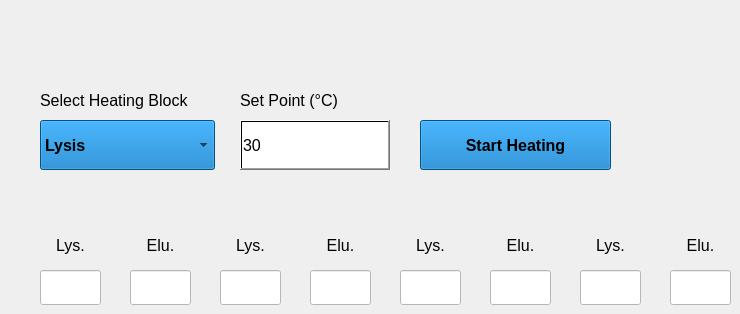
    <widget class="QWidget" name="page_31">
     <widget class="QLabel" name="label_115">
      <property name="geometry">
       <rect>
        <x>680</x>
        <y>230</y>
        <width>41</width>
        <height>31</height>
       </rect>
      </property>
      <property name="font">
       <font>
        <pointsize>12</pointsize>
       </font>
      </property>
      <property name="styleSheet">
       <string notr="true">background:rgba(0, 0, 0,0);
color:rgb(0, 0, 0)</string>
      </property>
      <property name="text">
       <string>Elu.</string>
      </property>
      <property name="alignment">
       <set>Qt::AlignCenter</set>
      </property>
     </widget>
     <widget class="QLineEdit" name="lineEdit_160">
      <property name="geometry">
       <rect>
        <x>400</x>
        <y>270</y>
        <width>61</width>
        <height>35</height>
       </rect>
      </property>
      <property name="font">
       <font>
        <pointsize>12</pointsize>
       </font>
      </property>
      <property name="styleSheet">
       <string notr="true">background:rgb(255, 255, 255)</string>
      </property>
      <property name="text">
       <string/>
      </property>
      <property name="alignment">
       <set>Qt::AlignCenter</set>
      </property>
     </widget>
     <widget class="QLabel" name="label_116">
      <property name="geometry">
       <rect>
        <x>230</x>
        <y>230</y>
        <width>41</width>
        <height>31</height>
       </rect>
      </property>
      <property name="font">
       <font>
        <pointsize>12</pointsize>
       </font>
      </property>
      <property name="styleSheet">
       <string notr="true">background:rgba(0, 0, 0,0);
color:rgb(0, 0, 0)</string>
      </property>
      <property name="text">
       <string>Lys.</string>
      </property>
      <property name="alignment">
       <set>Qt::AlignCenter</set>
      </property>
     </widget>
     <widget class="QLineEdit" name="lineEdit_161">
      <property name="geometry">
       <rect>
        <x>490</x>
        <y>270</y>
        <width>61</width>
        <height>35</height>
       </rect>
      </property>
      <property name="font">
       <font>
        <pointsize>12</pointsize>
       </font>
      </property>
      <property name="styleSheet">
       <string notr="true">background:rgb(255, 255, 255)</string>
      </property>
      <property name="text">
       <string/>
      </property>
      <property name="alignment">
       <set>Qt::AlignCenter</set>
      </property>
     </widget>
     <widget class="QLabel" name="label_117">
      <property name="geometry">
       <rect>
        <x>320</x>
        <y>230</y>
        <width>41</width>
        <height>31</height>
       </rect>
      </property>
      <property name="font">
       <font>
        <pointsize>12</pointsize>
       </font>
      </property>
      <property name="styleSheet">
       <string notr="true">background:rgba(0, 0, 0,0);
color:rgb(0, 0, 0)</string>
      </property>
      <property name="text">
       <string>Elu.</string>
      </property>
      <property name="alignment">
       <set>Qt::AlignCenter</set>
      </property>
     </widget>
     <widget class="QLabel" name="label_118">
      <property name="geometry">
       <rect>
        <x>500</x>
        <y>230</y>
        <width>41</width>
        <height>31</height>
       </rect>
      </property>
      <property name="font">
       <font>
        <pointsize>12</pointsize>
       </font>
      </property>
      <property name="styleSheet">
       <string notr="true">background:rgba(0, 0, 0,0);
color:rgb(0, 0, 0)</string>
      </property>
      <property name="text">
       <string>Elu.</string>
      </property>
      <property name="alignment">
       <set>Qt::AlignCenter</set>
      </property>
     </widget>
     <widget class="QLabel" name="label_119">
      <property name="geometry">
       <rect>
        <x>410</x>
        <y>230</y>
        <width>41</width>
        <height>31</height>
       </rect>
      </property>
      <property name="font">
       <font>
        <pointsize>12</pointsize>
       </font>
      </property>
      <property name="styleSheet">
       <string notr="true">background:rgba(0, 0, 0,0);
color:rgb(0, 0, 0)</string>
      </property>
      <property name="text">
       <string>Lys.</string>
      </property>
      <property name="alignment">
       <set>Qt::AlignCenter</set>
      </property>
     </widget>
     <widget class="QLabel" name="label_120">
      <property name="geometry">
       <rect>
        <x>50</x>
        <y>230</y>
        <width>41</width>
        <height>31</height>
       </rect>
      </property>
      <property name="font">
       <font>
        <pointsize>12</pointsize>
       </font>
      </property>
      <property name="styleSheet">
       <string notr="true">background:rgba(0, 0, 0,0);
color:rgb(0, 0, 0)</string>
      </property>
      <property name="text">
       <string>Lys.</string>
      </property>
      <property name="alignment">
       <set>Qt::AlignCenter</set>
      </property>
     </widget>
     <widget class="QLineEdit" name="lineEdit_162">
      <property name="geometry">
       <rect>
        <x>580</x>
        <y>270</y>
        <width>61</width>
        <height>35</height>
       </rect>
      </property>
      <property name="font">
       <font>
        <pointsize>12</pointsize>
       </font>
      </property>
      <property name="styleSheet">
       <string notr="true">background:rgb(255, 255, 255)</string>
      </property>
      <property name="text">
       <string/>
      </property>
      <property name="alignment">
       <set>Qt::AlignCenter</set>
      </property>
     </widget>
     <widget class="QLabel" name="label_121">
      <property name="geometry">
       <rect>
        <x>140</x>
        <y>230</y>
        <width>41</width>
        <height>31</height>
       </rect>
      </property>
      <property name="font">
       <font>
        <pointsize>12</pointsize>
       </font>
      </property>
      <property name="styleSheet">
       <string notr="true">background:rgba(0, 0, 0,0);
color:rgb(0, 0, 0)</string>
      </property>
      <property name="text">
       <string>Elu.</string>
      </property>
      <property name="alignment">
       <set>Qt::AlignCenter</set>
      </property>
     </widget>
     <widget class="QLineEdit" name="lineEdit_107">
      <property name="geometry">
       <rect>
        <x>40</x>
        <y>270</y>
        <width>61</width>
        <height>35</height>
       </rect>
      </property>
      <property name="font">
       <font>
        <pointsize>12</pointsize>
       </font>
      </property>
      <property name="styleSheet">
       <string notr="true">background:rgb(255, 255, 255)</string>
      </property>
      <property name="text">
       <string/>
      </property>
      <property name="alignment">
       <set>Qt::AlignCenter</set>
      </property>
     </widget>
     <widget class="QLineEdit" name="lineEdit_163">
      <property name="geometry">
       <rect>
        <x>670</x>
        <y>270</y>
        <width>61</width>
        <height>35</height>
       </rect>
      </property>
      <property name="font">
       <font>
        <pointsize>12</pointsize>
       </font>
      </property>
      <property name="styleSheet">
       <string notr="true">background:rgb(255, 255, 255)</string>
      </property>
      <property name="text">
       <string/>
      </property>
      <property name="alignment">
       <set>Qt::AlignCenter</set>
      </property>
     </widget>
     <widget class="QLabel" name="label_122">
      <property name="geometry">
       <rect>
        <x>590</x>
        <y>230</y>
        <width>41</width>
        <height>31</height>
       </rect>
      </property>
      <property name="font">
       <font>
        <pointsize>12</pointsize>
       </font>
      </property>
      <property name="styleSheet">
       <string notr="true">background:rgba(0, 0, 0,0);
color:rgb(0, 0, 0)</string>
      </property>
      <property name="text">
       <string>Lys.</string>
      </property>
      <property name="alignment">
       <set>Qt::AlignCenter</set>
      </property>
     </widget>
     <widget class="QLineEdit" name="lineEdit_108">
      <property name="geometry">
       <rect>
        <x>130</x>
        <y>270</y>
        <width>61</width>
        <height>35</height>
       </rect>
      </property>
      <property name="font">
       <font>
        <pointsize>12</pointsize>
       </font>
      </property>
      <property name="styleSheet">
       <string notr="true">background:rgb(255, 255, 255)</string>
      </property>
      <property name="text">
       <string/>
      </property>
      <property name="alignment">
       <set>Qt::AlignCenter</set>
      </property>
     </widget>
     <widget class="QLineEdit" name="lineEdit_109">
      <property name="geometry">
       <rect>
        <x>220</x>
        <y>270</y>
        <width>61</width>
        <height>35</height>
       </rect>
      </property>
      <property name="font">
       <font>
        <pointsize>12</pointsize>
       </font>
      </property>
      <property name="styleSheet">
       <string notr="true">background:rgb(255, 255, 255)</string>
      </property>
      <property name="text">
       <string/>
      </property>
      <property name="alignment">
       <set>Qt::AlignCenter</set>
      </property>
     </widget>
     <widget class="QLineEdit" name="lineEdit_110">
      <property name="geometry">
       <rect>
        <x>310</x>
        <y>270</y>
        <width>61</width>
        <height>35</height>
       </rect>
      </property>
      <property name="font">
       <font>
        <pointsize>12</pointsize>
       </font>
      </property>
      <property name="styleSheet">
       <string notr="true">background:rgb(255, 255, 255)</string>
      </property>
      <property name="text">
       <string/>
      </property>
      <property name="alignment">
       <set>Qt::AlignCenter</set>
      </property>
     </widget>
     <widget class="QComboBox" name="comboBox_47">
      <property name="geometry">
       <rect>
        <x>40</x>
        <y>120</y>
        <width>175</width>
        <height>50</height>
       </rect>
      </property>
      <property name="font">
       <font>
        <pointsize>12</pointsize>
        <weight>75</weight>
        <bold>true</bold>
       </font>
      </property>
      <property name="styleSheet">
       <string notr="true">background:rgb(1, 114, 192);
color:rgb(0, 0, 0);</string>
      </property>
      <item>
       <property name="text">
        <string>Lysis</string>
       </property>
      </item>
      <item>
       <property name="text">
        <string>Elution</string>
       </property>
      </item>
     </widget>
     <widget class="QLineEdit" name="lineEdit_111">
      <property name="geometry">
       <rect>
        <x>240</x>
        <y>120</y>
        <width>150</width>
        <height>50</height>
       </rect>
      </property>
      <property name="font">
       <font>
        <pointsize>12</pointsize>
       </font>
      </property>
      <property name="styleSheet">
       <string notr="true">background:rgb(255, 255, 255)</string>
      </property>
      <property name="text">
       <string>30</string>
      </property>
     </widget>
     <widget class="QPushButton" name="pushButton_322">
      <property name="geometry">
       <rect>
        <x>420</x>
        <y>120</y>
        <width>191</width>
        <height>50</height>
       </rect>
      </property>
      <property name="font">
       <font>
        <pointsize>12</pointsize>
        <weight>75</weight>
        <bold>true</bold>
       </font>
      </property>
      <property name="styleSheet">
       <string notr="true">QPushButton {
background:rgb(1, 114, 192);
color:rgb(0, 0, 0);}
QPushButton:disabled {
background-color:rgb(203, 203, 203);
}
QPushButton:checked {
background-color:#ff0000;
}</string>
      </property>
      <property name="text">
       <string>Start Heating</string>
      </property>
      <property name="checkable">
       <bool>true</bool>
      </property>
     </widget>
     <widget class="QLabel" name="label_126">
      <property name="geometry">
       <rect>
        <x>40</x>
        <y>90</y>
        <width>181</width>
        <height>20</height>
       </rect>
      </property>
      <property name="font">
       <font>
        <pointsize>12</pointsize>
       </font>
      </property>
      <property name="styleSheet">
       <string notr="true">background:rgba(0, 0, 0,0);
color:rgb(0, 0, 0)</string>
      </property>
      <property name="text">
       <string>Select Heating Block</string>
      </property>
     </widget>
     <widget class="QLabel" name="label_127">
      <property name="geometry">
       <rect>
        <x>240</x>
        <y>90</y>
        <width>150</width>
        <height>20</height>
       </rect>
      </property>
      <property name="font">
       <font>
        <pointsize>12</pointsize>
       </font>
      </property>
      <property name="styleSheet">
       <string notr="true">background:rgba(0, 0, 0,0);
color:rgb(0, 0, 0)</string>
      </property>
      <property name="text">
       <string>Set Point (°C)</string>
      </property>
     </widget>
     <widget class="QPushButton" name="pushButton_329">
      <property name="geometry">
       <rect>
        <x>240</x>
        <y>120</y>
        <width>150</width>
        <height>50</height>
       </rect>
      </property>
      <property name="font">
       <font>
        <pointsize>12</pointsize>
       </font>
      </property>
      <property name="styleSheet">
       <string notr="true">background:qlineargradient(spread:pad, x1:0, y1:0, x2:1, y2:0, stop:0 rgba(0, 0, 0, 0), stop:1 rgba(0,0,0,0))</string>
      </property>
      <property name="text">
       <string/>
      </property>
     </widget>
    </widget>
